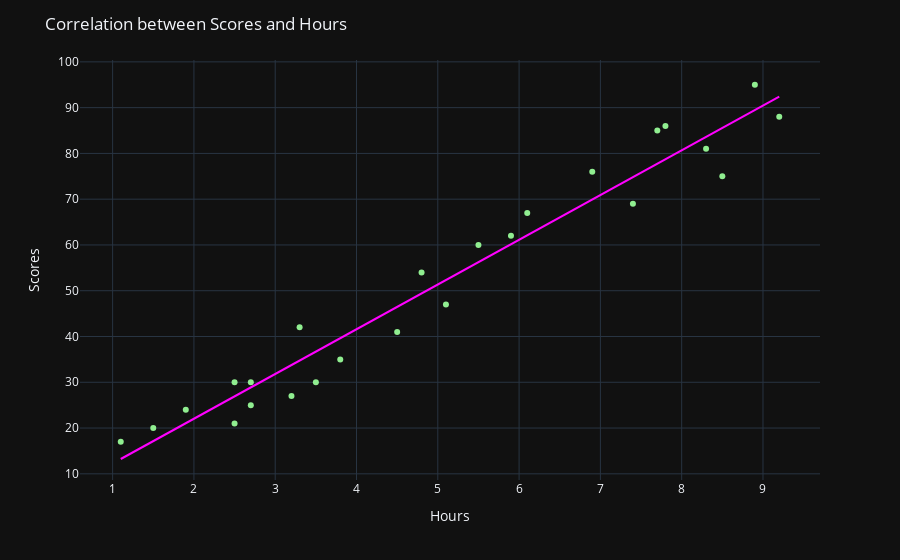

Here is the notebook cell this chart was saved with:
### Code cell
fig = px.scatter(df, x='Hours', y='Scores', color_discrete_sequence=['lightgreen'], trendline='ols', trendline_color_override='magenta')
fig.layout.title = 'Correlation between Scores and Hours'
fig.layout.template = 'plotly_dark'
fig.show()

### Figure 1 — Plotly figure (JSON) as saved in the notebook; plotly's stock layout.template omitted (floating-point values rounded to 4 significant figures)
{"data": [{"hovertemplate": "Hours=%{x}<br>Scores=%{y}<extra></extra>", "legendgroup": "", "marker": {"color": "lightgreen", "symbol": "circle"}, "mode": "markers", "name": "", "orientation": "v", "showlegend": false, "type": "scatter", "x": [2.5, 5.1, 3.2, 8.5, 3.5, 1.5, 9.2, 5.5, 8.3, 2.7, 7.7, 5.9, 4.5, 3.3, 1.1, 8.9, 2.5, 1.9, 6.1, 7.4, 2.7, 4.8, 3.8, 6.9, 7.8], "xaxis": "x", "y": [21, 47, 27, 75, 30, 20, 88, 60, 81, 25, 85, 62, 41, 42, 17, 95, 30, 24, 67, 69, 30, 54, 35, 76, 86], "yaxis": "y"}, {"hovertemplate": "<b>OLS trendline</b><br>Scores = 9.7758 * Hours + 2.48367<br>R<sup>2</sup>=0.952948<br><br>Hours=%{x}<br>Scores=%{y} <b>(trend)</b><extra></extra>", "legendgroup": "", "line": {"color": "magenta"}, "marker": {"color": "lightgreen", "symbol": "circle"}, "mode": "lines", "name": "", "showlegend": false, "type": "scatter", "x": [1.1, 1.5, 1.9, 2.5, 2.5, 2.7, 2.7, 3.2, 3.3, 3.5, 3.8, 4.5, 4.8, 5.1, 5.5, 5.9, 6.1, 6.9, 7.4, 7.7, 7.8, 8.3, 8.5, 8.9, 9.2], "xaxis": "x", "y": [13.24, 17.15, 21.06, 26.92, 26.92, 28.88, 28.88, 33.77, 34.74, 36.7, 39.63, 46.47, 49.41, 52.34, 56.25, 60.16, 62.12, 69.94, 74.82, 77.76, 78.73, 83.62, 85.58, 89.49, 92.42], "yaxis": "y"}], "layout": {"legend": {"tracegroupgap": 0}, "margin": {"t": 60}, "title": {"text": "Correlation between Scores and Hours"}, "xaxis": {"anchor": "y", "domain": [0, 1], "title": {"text": "Hours"}}, "yaxis": {"anchor": "x", "domain": [0, 1], "title": {"text": "Scores"}}}}
